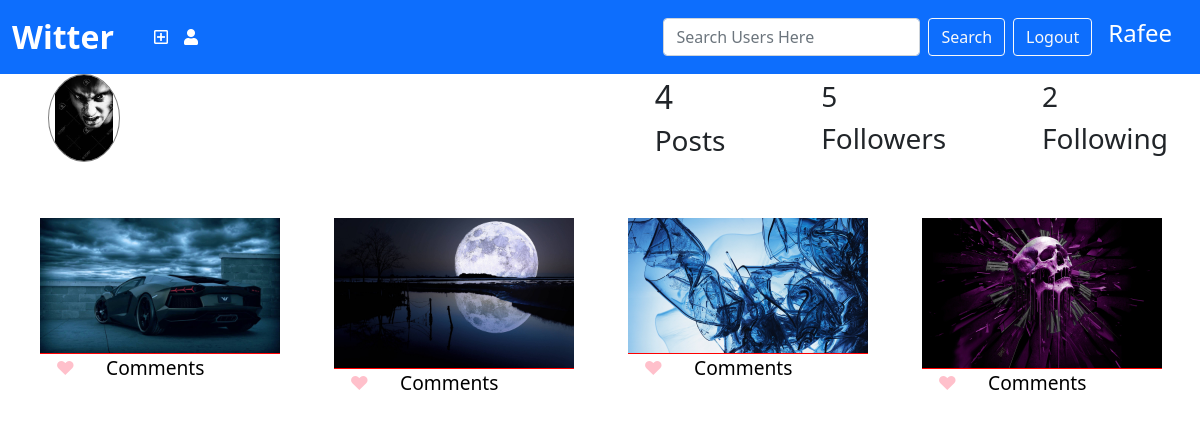
Page /profile/ (signed in) on the committed database.
### myfaceapp/models.py (models this page shows)
class profilemodel(models.Model):
    image = models.ImageField(upload_to="ProfilePics")
    bio = models.CharField(max_length=200)
    followers = models.ManyToManyField(User,related_name='followers',blank=True,null=True)
    following  = models.ManyToManyField(User,blank=True,null=True)
    user = models.OneToOneField(User,on_delete=models.CASCADE,related_name="user")

class Post(models.Model):
    post = models.ImageField(upload_to="posts")
    profileuser = models.ForeignKey(profilemodel,related_name="profile",on_delete=models.CASCADE)
    likes = models.ManyToManyField(User,related_name="likes",blank=True,null=True)
    user = models.ForeignKey(User, on_delete=models.CASCADE)

### myfaceapp/views.py (the view)
# urls.py: path('profile/',views.profile,name="profile"),
def profile(request):
    if request.user.is_authenticated:
        profile = profilemodel.objects.get(user=request.user)
        posts = Post.objects.filter(profileuser=profile)
        print(posts)
        return render(request,"myfaceapp/profile.html",{'profile':profile,'posts':posts})
    else:
        return redirect("/signup")

### myfaceapp/templates/myfaceapp/profile.html (shortened to what this page needs)
<!DOCTYPE html>
{% load static %}
<html lang="en">
<head>
  <link rel="stylesheet" href="{% static 'css/profile.css' %}" />
  <link href="https://cdn.jsdelivr.net/npm/bootstrap@5.0.0-beta3/dist/css/bootstrap.min.css" rel="stylesheet"
 />
  <link rel="stylesheet" href="https://pro.fontawesome.com/releases/v5.10.0/css/all.css"
 />
</head>
<body>
  {% include 'myfaceapp/navbar.html' %}
  <div class="user">
    <div class="user-image">
      <img src="{{profile.image.url}}" alt="" />
    </div>
    <div class="user-followers-following">
      <div class="user-posts">
        <h3 class="posts-number">{{posts.count}}</h3>
        <h3 class="user-posts">Posts</h3>
      </div>
      <div class="user-followers">
        <h3 class="followers-number">{{profile.followers.count}}</h3>
        <h3 class="user-followers">Followers</h3>
      </div>
      <div class="user-followings">
        <h3 class="following-numbers">{{profile.following.count}}</h3>
        <h3 class="user-following">Following</h3>
      </div>
    </div>
  </div>
  <div class="posts">
    {% for post in posts %}
    <div class="user-post">
      <div class="post-image">
        <img src="{{post.post.url}}" alt="" />
      </div>
      <div class="posts-comments-like">
        <a href="" id="like">&#x02665;</a>
        <a href="">Comments</a>
      </div>
    </div>
    {% endfor %}
  </div>
</body>
</html>

### myfaceapp/templates/myfaceapp/navbar.html (shortened to what this page needs)
<nav class="navbar navbar-expand-lg navbar-light bg-primary">
  <div class="container-fluid">
    <a class="navbar-brand" href="{% url 'index' %}">Witter</a>
    <div class="collapse navbar-collapse" id="navbarSupportedContent">
      <ul class="navbar-nav me-auto mb-2 mb-lg-0">
        <li class="nav-item">
          <a class="nav-link active" aria-current="page" href="{% url 'index' %}"></a>
        </li>
        <li class="nav-item">
          <a class="nav-link active" aria-current="page" id="plus" href="{% url 'upload-post' %}">
            <i class="far fa-plus-square"></i></a>
        </li>
        <li class="nav-item">
          <a class="nav-link active" style aria-current="page" href="{% url 'profile' %}"><i
              class="fas fa-user"></i></a>
        </li>
      </ul>
      {% if user.is_authenticated %}
      <form action="{% url 'search' %}" method="GET" class="mx-2 d-flex">
        <input class="form-control me-2" type="search" placeholder="Search Users Here" aria-label="Search"
          name="search1" />
        <button class="btn btn-outline-light" type="submit">Search</button>
      </form>
      <a href="{% url 'logout' %}" class="btn btn-outline-light">Logout</a>
      {% endif %}
      <h4 class="text-center mx-3">{{user}}</h4>
    </div>
  </div>
</nav>

### myfaceapp/static/css/profile.css (style rules this page uses)
* { margin: 0; padding: 0; -webkit-box-sizing: border-box; box-sizing: border-box; }
body { overflow-x: hidden; }
.user { width: 100vw; max-height: 20vh; display: -webkit-box; display: -ms-flexbox; display: flex; -webkit-box-pack: space-evenly; -ms-flex-pack: space-evenly; justify-content: space-evenly; -webkit-box-align: center; -ms-flex-align: center; align-items: center; padding-bottom: 2rem; }
.user .user-image { margin-left: 3rem; width: 50vw; }
.user .user-image img { width: 6vw; height: 11vh; border-radius: 50%; border: 1px solid grey; -o-object-fit: contain; object-fit: contain; }
.user .user-followers-following { width: 50%; display: -webkit-box; display: -ms-flexbox; display: flex; -webkit-box-pack: justify; -ms-flex-pack: justify; justify-content: space-between; -webkit-box-align: center; -ms-flex-align: center; align-items: center; padding: 0 2rem; }
.user .user-followers-following .user-posts .posts-number { font-size: 2rem; }
.posts { display: -ms-grid; display: grid; -ms-grid-columns: 1fr 1fr 1fr 1fr; grid-template-columns: 1fr 1fr 1fr 1fr; -ms-grid-rows: 1fr 1fr 1fr 1fr; grid-template-rows: 1fr 1fr 1fr 1fr; grid-gap: 1rem; padding-left: 2.5rem; padding-top: 1rem; }
.posts .user-post .post-image img { width: 20vw; border-bottom: 1px solid red; }
.posts .user-post .posts-comments-like { display: -webkit-box; display: -ms-flexbox; display: flex; width: 15vw; -ms-flex-pack: distribute; justify-content: space-around; -webkit-box-align: center; -ms-flex-align: center; align-items: center; }
.posts .user-post .posts-comments-like #like { color: pink; }
.posts .user-post .posts-comments-like a { text-decoration: none; color: #000; font-size: 1.2rem; }

### myfaceapp/templates/myfaceapp/profile.html (style rules this page uses)
.navbar-brand { color: white !important; font-weight: bolder; font-size: xx-large; }
.nav-link { color: white !important; }
.text-center { color: white !important; }
* { margin: 0; padding: 0; -webkit-box-sizing: border-box; box-sizing: border-box; }
body { overflow-x: hidden; }
.user { width: 100vw; max-height: 20vh; display: -webkit-box; display: -ms-flexbox; display: flex; -webkit-box-pack: space-evenly; -ms-flex-pack: space-evenly; justify-content: space-evenly; -webkit-box-align: center; -ms-flex-align: center; align-items: center; padding-bottom: 2rem; }
.user .user-image { margin-left: 3rem; width: 50vw; }
.user .user-image img { width: 6vw; height: 11vh; border-radius: 50%; border: 1px solid grey; -o-object-fit: contain; object-fit: contain; }
.user .user-followers-following { width: 50%; display: -webkit-box; display: -ms-flexbox; display: flex; -webkit-box-pack: justify; -ms-flex-pack: justify; justify-content: space-between; -webkit-box-align: center; -ms-flex-align: center; align-items: center; padding: 0 2rem; }
.user .user-followers-following .user-posts .posts-number { font-size: 2rem; }
.posts { display: -ms-grid; display: grid; -ms-grid-columns: 1fr 1fr 1fr 1fr; grid-template-columns: 1fr 1fr 1fr 1fr; -ms-grid-rows: 1fr 1fr 1fr 1fr; grid-template-rows: 1fr 1fr 1fr 1fr; grid-gap: 1rem; padding-left: 2.5rem; margin-top: 0px; }
.posts .user-post .post-image img { width: 20vw; border-bottom: 1px solid red; }
.posts .user-post .posts-comments-like { display: -webkit-box; display: -ms-flexbox; display: flex; width: 15vw; -ms-flex-pack: distribute; justify-content: space-around; -webkit-box-align: center; -ms-flex-align: center; align-items: center; }
.posts .user-post .posts-comments-like #like { color: pink; }
.posts .user-post .posts-comments-like a { text-decoration: none; color: #000; font-size: 1.2rem; }

### rows in the picture
profilemodel: image (picture), followers.count "5", following.count "2"
Post: post (picture)
Post: post (picture)
Post: post (picture)
Post: post (picture)

### other values in the picture
{{ user }} "Rafee"
{{ posts.count }} "4"
